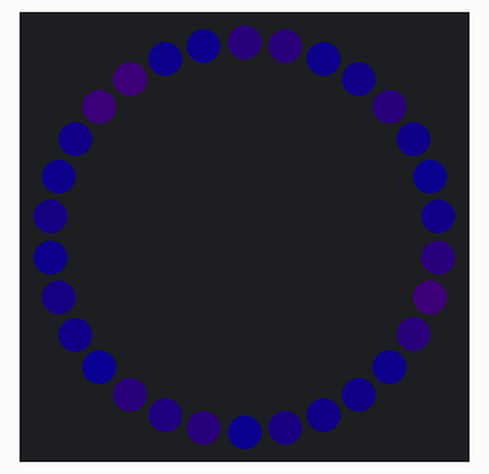
A program run on a simulated Circuit Playground running CircuitPython. On the bench: 30 RGB LEDs in a ring, first at the top, clockwise. Dim RGB values are drawn brighter than linear; random numbers come from a fixed seed.

Above: at 0.46 s.
At 5.3 s:
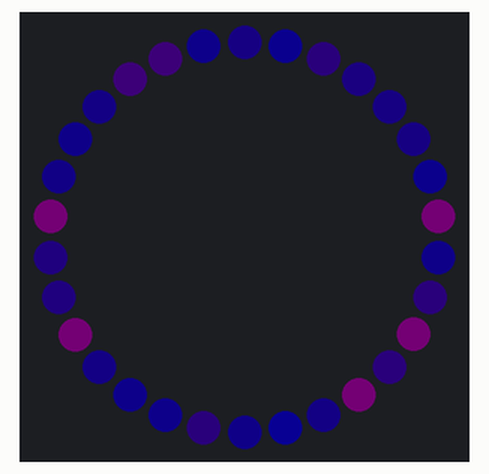
At 9.84 s:
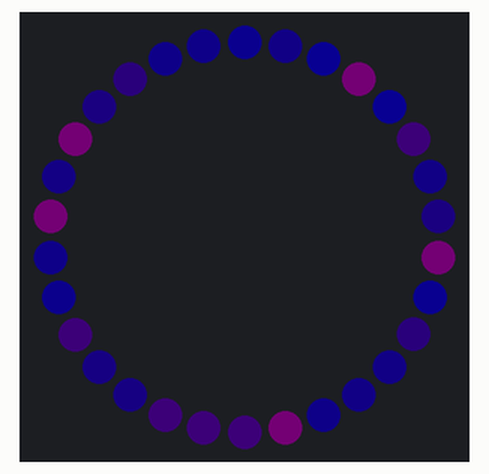
At 18.91 s:
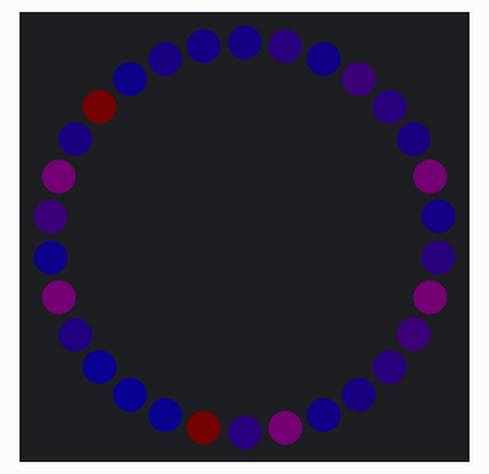
At 29.2 s:
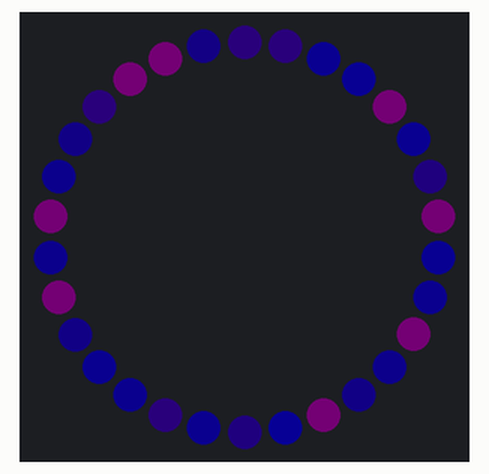
At 38.27 s:
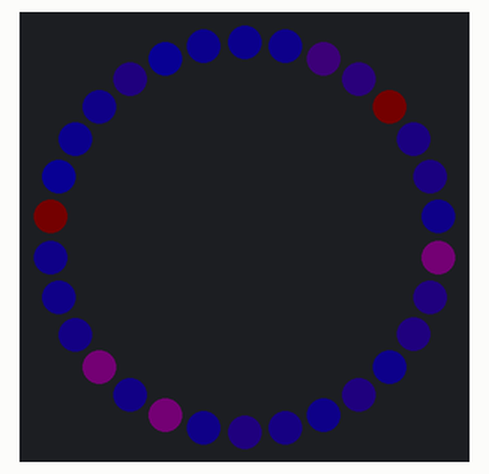

The program:

br5d.py
```python
# Use the 10 NeoPixels on Circuit Playground Express via the
#   Adafruit neopixel library

###
### settable Pulse, Cycle, and Pixels_used
###

import time
import neopixel
import board

try:
    import urandom as random
except ImportError:
    import random

pulse = 1
cycle = 0
cycle_speed = 0 # 0, 1, 2

num_pixels = 30
pixels_used = 30 # 20
# Set up the 10 Circuit Playground Express NeoPixels half bright
#CPX_pixels = neopixel.NeoPixel(board.NEOPIXEL, 10, brightness=0.5)
#pixels = neopixel.NeoPixel(board.A1, 30, brightness=0.4, auto_write=False)
pixpin = board.D1
#numpix = 7
pixels = neopixel.NeoPixel(pixpin, num_pixels, brightness=.1, auto_write=False)

ctr = 0
ctr2 = 0

minblue = 1
maxblue = 220
mingreen = 10
maxgreen = 80
#maxblue = 50
#maxgreen = 2
minstep = 3
maxstep = 5
pulse_speed = 1

bubble = float(num_pixels)
bubble_speed = 0.5 # 1.
bubble2 = 7.0
bubble2_speed = 0.5

p = []
ps = []

# initialize
for i in range(0, num_pixels):
    step = pulse_speed
    dir = 1
    #maxi = random.randint(50,255)
    peakblue = random.randint(minblue + 10 ,maxblue)
    ###m = 250 - int(float(i / num_pixels) * pixels_used) * 12
    currblue = random.randint(minblue + 11, peakblue)
    peakgreen = random.randint(mingreen,maxgreen)
    #currgreen = random.randint(mingreen - 2, peakgreen)
    currgreen = mingreen

    #  step, direction, peakblue, blue, green
    p = [step, dir, peakblue, currblue, peakgreen, currgreen]
    if i <= pixels_used:
        ps.append(p)
	#ps.append([9,1,255-i*12-13,255-i*12-13,(255-i*12-13)/10])
    else:
        ps.append([0,0,1,0,0,0])

# main loop
while True:

    for p in range(0, num_pixels):
        step = 		ps[p][0]
        dir = 		ps[p][1]
        peakblue = 	ps[p][2]
        blue = 		ps[p][3]
        peakgreen = 	ps[p][4]
        green = 	ps[p][5]

        ###green = int(peakgreen * blue / peakblue)
        #green = 0

        red = 10
	green = 0
        pixels[p] = (red, green, blue)


        if pulse == 1:
        	#ps[p][3] = ps[p][3] + ps[p][0] * ps[p][1]
		blue = blue + step * dir
		#green = green + step * dir
        	green = int(peakgreen / 2 * blue / peakblue)

#	if (blue >= peakblue and dir == 1) or (blue < 5 and dir == -1):
        #if ps[p][3] >= ps[p][2] or ps[p][3] < 15:
#            dir = -1 * dir
	if (blue >= peakblue):
	    dir = -1 * dir
	    blue = peakblue
	if (blue <= 5):
	    dir = -1 * dir
	    blue = 5
	    peakblue = random.randint(minblue,maxblue)
	    peakgreen = random.randint(mingreen,maxgreen)
	    step = random.randint(minstep,maxstep) #pulse_speed

       # if (blue < 5 and dir == -1): # blue faded out, reset peakblue
       #     peakblue = random.randint(minblue,maxblue)
       #     peakgreen = random.randint(mingreen,maxgreen)
       #     step = random.randint(minstep,maxstep) #pulse_speed
#
#            if random.randint(1, 50) == 55:
#                peakblue = 255 - int(maxi/3)
#                #ps[p][4] = random.randint(0,maxgreen) # green reset
#                peakgreen = 255 - int(nextgreen/3)
#                step = pulse_speed * 2

        ps[p][0] = step
        ps[p][1] = dir
        ps[p][2] = peakblue
        ps[p][3] = blue
        ps[p][4] = peakgreen
        ps[p][5] = green


    ###pixels[int(bubble) % num_pixels] = (30, 255, 30)
    bubble = bubble - bubble_speed
    bubble2_idx = int(bubble2) % num_pixels
    bubble2 = bubble2 + bubble2_speed
    pixels.show()

    # delay to cycle
    if cycle == 1:
	    ctr = ctr + 1
	    if ctr > 25:

		    ctr2 = ctr2 + 1
		    if ctr2 > cycle_speed:

			    ctr2 = 0
			    pst = list(ps)
			    t1 = pst[0]
			    for i in range(0, len(ps)-1):
			        ps[i] = ps[i + 1]
			    ps[len(ps)-1] = t1
```
